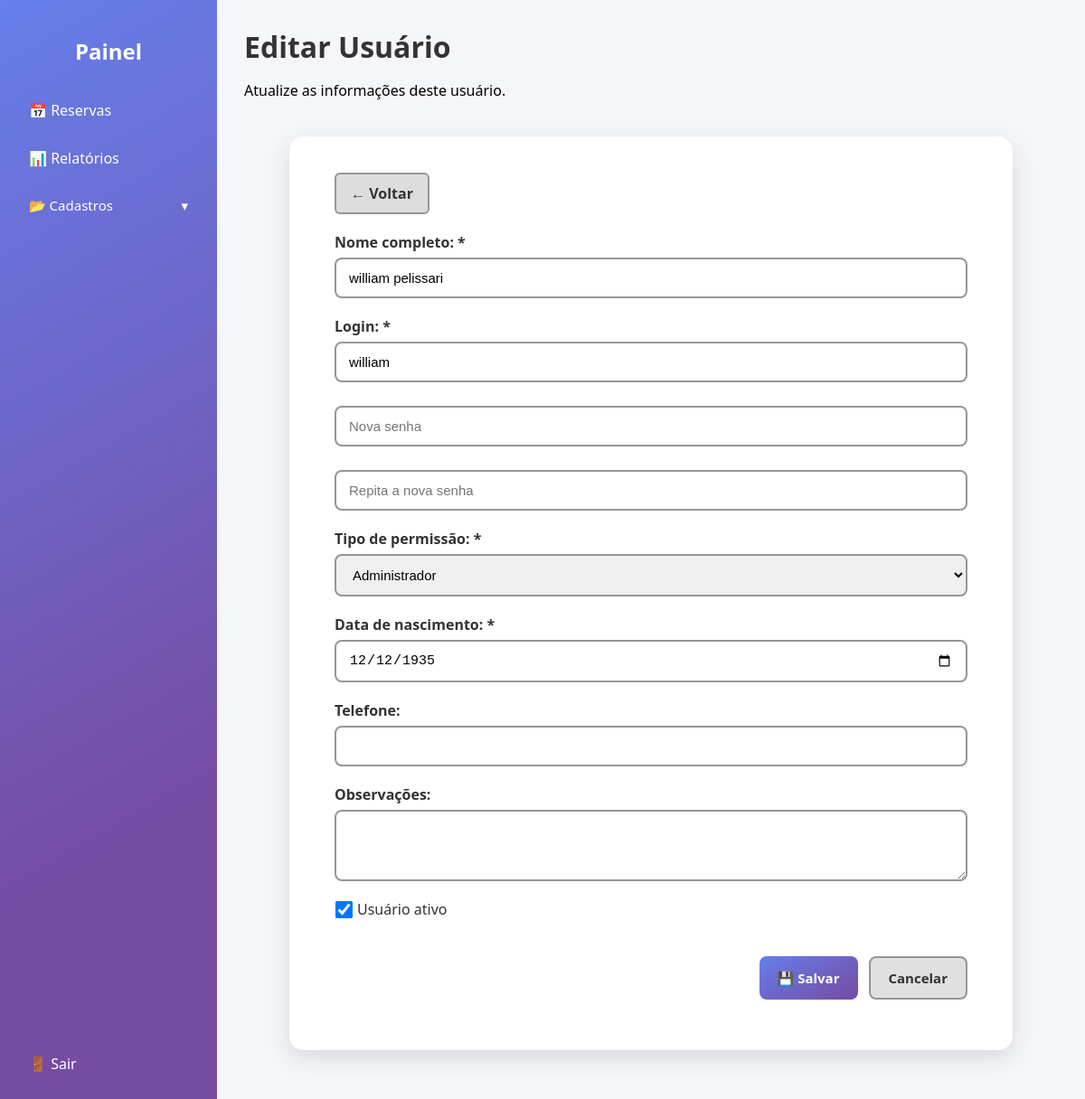
The page /usuarios/edit.php?id=27 (signed in) on the database its author committed.
### tables this page shows
CREATE TABLE `usuarios` (
  `id_usuario` int(11) NOT NULL,
  `nome_completo` varchar(100) NOT NULL,
  `login` varchar(50) NOT NULL,
  `senha` varchar(255) NOT NULL,
  `tipo_permissao` enum('admin','reserveiro') NOT NULL,
  `data_nascimento` date DEFAULT NULL,
  `telefone` varchar(20) DEFAULT NULL,
  `observacoes` text DEFAULT NULL,
  `ativo` tinyint(1) DEFAULT 1
);

### usuarios/edit.php (the view, shortened to what this page needs)
<?php
include '../includes/db.php';
include "../includes/header.php";
$id = $_GET['id'] ?? null;
$stmt = $conn->prepare("SELECT * FROM usuarios WHERE id_usuario = ?");
$stmt->bind_param("i", $id);
$stmt->execute();
$result = $stmt->get_result();
$usuario = $result->fetch_assoc();
?>
<div class="painel-container">
    <?php include '../includes/sidebar.php'; ?>
    <main class="conteudo">
        <header class="painel-header">
            <h1>Editar Usuário</h1>
            <p>Atualize as informações deste usuário.</p>
        </header>
        <div class="cadastro-area">
            <a href="./index.php" class="btn-voltar">← Voltar</a>
            <form method="POST" class="form-cadastro">
                <div class="form-grupo">
                    <label>Nome completo: *</label>
                    <input type="text" name="nome_completo" value="<?= htmlspecialchars($usuario['nome_completo']) ?>" required>
                </div>
                <div class="form-grupo">
                    <label>Login: *</label>
                    <input type="text" name="login" value="<?= htmlspecialchars($usuario['login']) ?>" required>
                </div>
                <div class="form-grupo">
                    <input type="password" name="nova_senha" placeholder="Nova senha">
                </div>
                <div class="form-grupo">
                    <input type="password" name="confirmar_senha" placeholder="Repita a nova senha">
                </div>
                <div class="form-grupo">
                    <label>Tipo de permissão: *</label>
                    <select name="tipo_permissao" required>
                        <option value="admin" <?= $usuario['tipo_permissao'] === 'admin' ? 'selected' : '' ?>>Administrador</option>
                    </select>
                </div>
                <div class="form-grupo">
                    <label>Data de nascimento: *</label>
                    <input type="date" name="data_nascimento" value="<?= htmlspecialchars($usuario['data_nascimento']) ?>">
                </div>
                <div class="form-grupo">
                    <label>Telefone:</label>
                    <input type="text" name="telefone" data-mask='(00) 00000 - 0000' value="<?= htmlspecialchars($usuario['telefone']) ?>">
                </div>
                <div class="form-grupo">
                    <label>Observações:</label>
                    <textarea name="observacoes" rows="3"><?= htmlspecialchars($usuario['observacoes']) ?></textarea>
                </div>
                <div class="form-grupo checkbox">
                    <label>
                        <input type="checkbox" name="ativo" <?= $usuario['ativo'] ? 'checked' : '' ?>> Usuário ativo
                    </label>
                </div>
                <div class="form-botoes">
                    <button type="submit" class="btn btn-salvar">💾 Salvar</button>
                    <a href="./index.php" class="btn btn-cancelar">Cancelar</a>
                </div>
            </form>
        </div>
    </main>
</div>
<?php include "../includes/footer.php"; ?>

### assets/css/painel.css (style rules this page uses)
body { font-family: "Segoe UI", Tahoma, Geneva, Verdana, sans-serif; background-color: #f4f6fa; margin: 0; display: flex; min-height: 100vh; overflow: hidden; }
.painel-container { display: flex; width: 100%; height: 100vh; overflow: hidden; }
.conteudo { flex: 1; overflow-y: auto; height: 100vh; padding: 30px; box-sizing: border-box; }
.painel-header { display: block; align-items: center; justify-content: space-between; gap: 10px; }
.painel-header h1 { margin: 0; color: #333; }
a, button { font-family: "Segoe UI", Tahoma, Geneva, Verdana, sans-serif; }

### assets/css/crud.css (style rules this page uses)
.btn-voltar { border: 2px solid #969696; display: inline-block; margin-bottom: 20px; background: #ddd; color: #333; padding: 10px 16px; border-radius: 6px; font-weight: 600; text-decoration: none; transition: background 0.2s; }
.cadastro-area { background: white; padding: 40px 50px; border-radius: 16px; box-shadow: 0 8px 25px rgba(0, 0, 0, 0.12); max-width: 700px; margin: 40px auto; }
.form-cadastro { display: flex; flex-direction: column; gap: 20px; }
.form-cadastro .form-grupo { display: flex; flex-direction: column; }
.form-cadastro .form-grupo label { font-weight: 600; color: #333; margin-bottom: 6px; }
.form-cadastro .form-grupo input, .form-cadastro .form-grupo select, .form-cadastro .form-grupo textarea { padding: 12px 14px; border: 2px solid #969696 !important; border-radius: 8px; font-size: 15px; transition: border-color 0.3s, box-shadow 0.3s; }
.form-cadastro .form-grupo.checkbox label { display: flex; align-items: center; font-weight: 500; color: #333; }
.form-cadastro .form-grupo.checkbox input[type=checkbox] { margin-right: 8px; transform: scale(1.5); }
.form-botoes { display: flex; flex-wrap: wrap; justify-content: flex-end; gap: 12px; margin-top: 15px; }
.form-botoes .btn { padding: 12px 20px; border-radius: 8px; font-size: 15px; font-weight: 600; text-decoration: none; transition: all 0.2s ease; cursor: pointer; border: none; }
.form-botoes .btn.btn-salvar { background: linear-gradient(150deg, #667eea 0%, #764ba2 100%); color: white; }
.form-botoes .btn.btn-cancelar { border: 2px solid #969696; background: #e0e0e0; color: #333; }

### rows shown on the page
usuarios: nome_completo "william pelissari", login "william", tipo_permissao "Administrador", data_nascimento "12/12/1935", ativo "☑"
